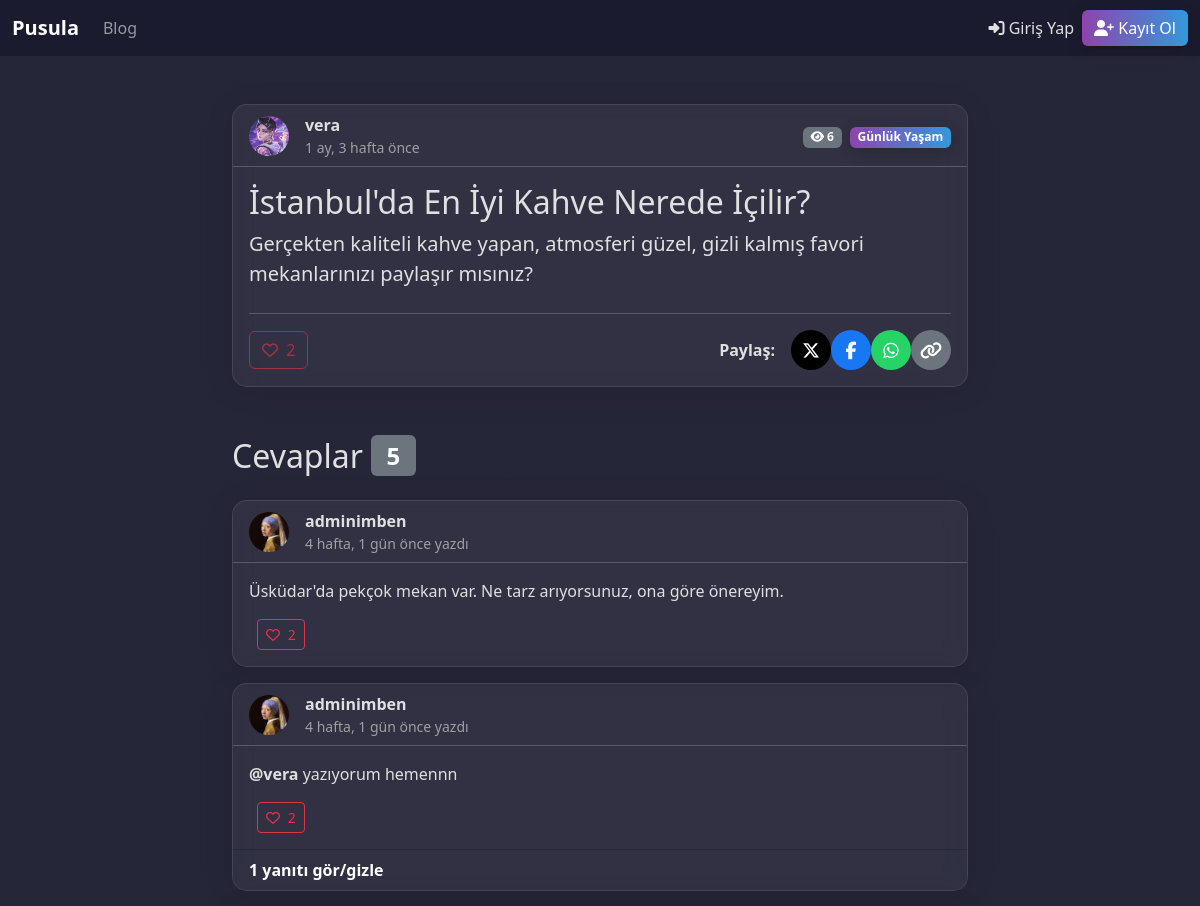
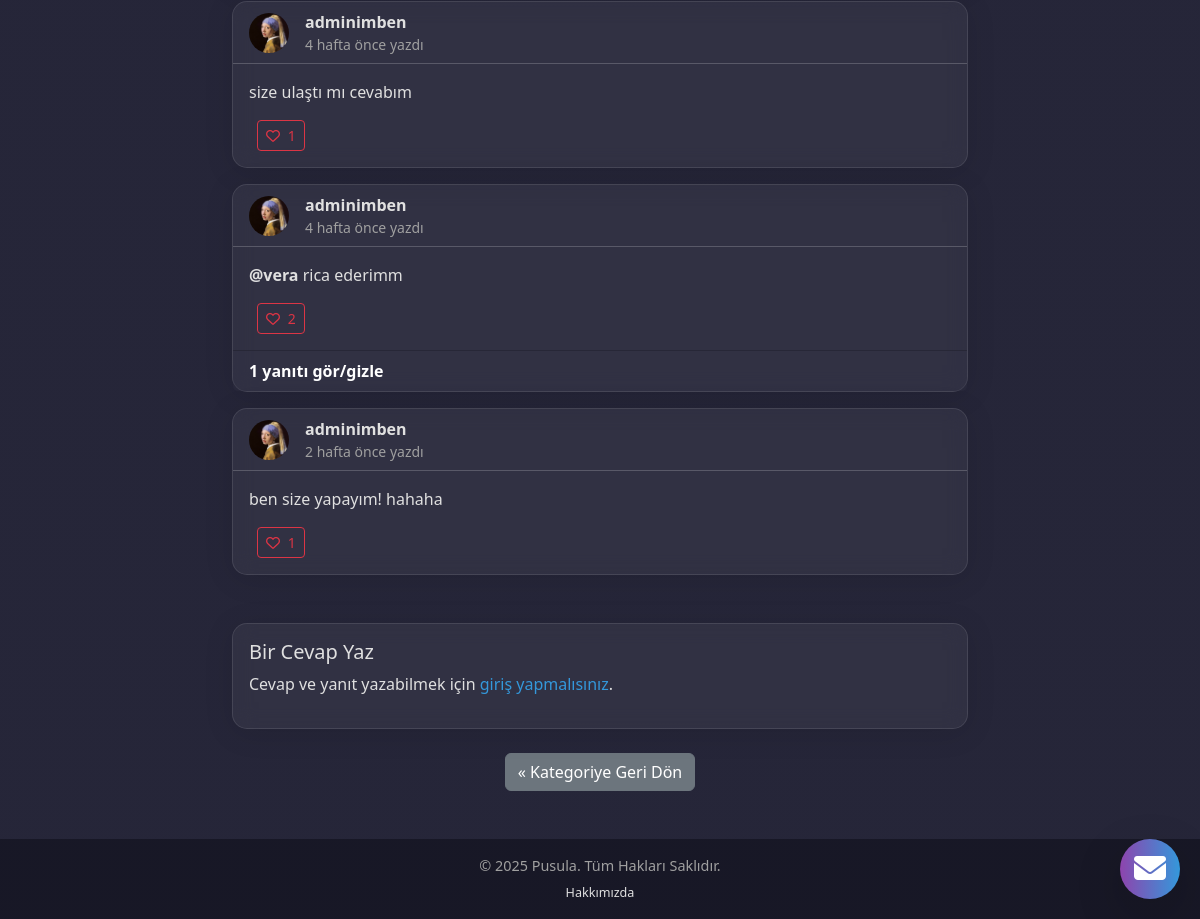
Page /konu/9/ on the committed database (2 pictures, top to bottom).
### forum/models.py (models this page shows, shortened)
class Konu(models.Model):
    baslik = models.CharField(max_length=255)
    icerik = models.TextField()
    kategori = models.ForeignKey(Kategori, on_delete=models.CASCADE)
    olusturan = models.ForeignKey(User, on_delete=models.CASCADE)
    olusturma_tarihi = models.DateTimeField(auto_now_add=True)
    goruntulenme_sayisi = models.IntegerField(default=0)
    begenenler = models.ManyToManyField(User, related_name='begenilen_konular', blank=True)

class Profil(models.Model):
    user = models.OneToOneField(User, on_delete=models.CASCADE)
    gorunen_ad = models.CharField(max_length=100, blank=True, verbose_name="Görünen Ad")
    foto = models.ImageField(upload_to='profil_fotolari/', null=True, blank=True)
    son_sifre_degistirme = models.DateTimeField(null=True, blank=True)

class Kategori(models.Model):
    ad = models.CharField(max_length=100)
    aciklama = models.CharField(max_length=255)
    class Meta:
        verbose_name_plural = "Kategoriler" # Yönetim panelinde daha güzel görünmesi için

class Cevap(models.Model):
    konu = models.ForeignKey(Konu, on_delete=models.CASCADE)
    icerik = models.TextField()
    yazan = models.ForeignKey(User, on_delete=models.CASCADE)
    yazilma_tarihi = models.DateTimeField(auto_now_add=True)
    begenenler = models.ManyToManyField(User, related_name='begenilen_cevaplar', blank=True)
    parent = models.ForeignKey('self', null=True, blank=True, on_delete=models.CASCADE, related_name='yanitlar')
    class Meta:
        ordering = ['yazilma_tarihi'] # Cevapları en eskiden yeniye doğru sırala
    @property
    def icerik_html(self):
        return re.sub(r'@(\w+)', r'<a class="profil-linki" href="/profil/\1/">@\1</a>', self.icerik)

### forum/views.py (the view)
# urls.py: path('konu/<int:konu_id>/', views.konu_detay, name='konu_detay'),
def konu_detay(request, konu_id):
    konu = get_object_or_404(Konu, pk=konu_id)
    session_key = f'viewed_topic_{konu.id}'
    if not request.session.get(session_key, False):
        konu.goruntulenme_sayisi += 1
        konu.save(update_fields=['goruntulenme_sayisi'])
        request.session[session_key] = True
    cevap_listesi = Cevap.objects.filter(konu=konu, parent__isnull=True).order_by('yazilma_tarihi')
    paginator = Paginator(cevap_listesi, 10)
    sayfa_numarasi = request.GET.get('page')
    sayfa_objeleri = paginator.get_page(sayfa_numarasi)
    if request.method == 'POST':
        cevap_formu = CevapForm(request.POST)
        if cevap_formu.is_valid():
            yeni_cevap = cevap_formu.save(commit=False)
            yeni_cevap.konu = konu
            yeni_cevap.yazan = request.user
            parent_id = request.POST.get('parent_id')
            if parent_id:
                try:
                    yeni_cevap.parent = Cevap.objects.get(id=parent_id)
                except Cevap.DoesNotExist:
                    pass
            yeni_cevap.save()
            return redirect(yeni_cevap.konu.get_absolute_url() + f'#cevap-{yeni_cevap.id}')
    else:
        cevap_formu = CevapForm()
    context = {
        'konu': konu,
        'cevaplar_listesi': sayfa_objeleri,
        'cevap_formu': cevap_formu,
    }
    return render(request, 'forum/konu_detay.html', context)

### forum/context_processors.py (called while the page is built)
def notifications_processor(request):
    if request.user.is_authenticated:
        okunmamis_bildirimler = Bildirim.objects.filter(kullanici=request.user, okundu=False)
        return {'okunmamis_bildirimler': okunmamis_bildirimler}
    return {}

### forum/templates/forum/konu_detay.html (shortened to what this page needs)
{% extends "forum/base.html" %}
{% load forum_tags %}
{% block content %}
<div class="container py-5">
    <div class="row justify-content-center">
        <div class="col-lg-8">
            <div class="card mb-5">
                <div class="card-header d-flex justify-content-between align-items-center">
                    <div class="d-flex align-items-center">
                        <img src="{% if konu.olusturan.profil and konu.olusturan.profil.foto %}{{ konu.olusturan.profil.foto.url }}{% else %}{% gravatar_url konu.olusturan.email 40 %}{% endif %}" class="me-3 avatar avatar-sm" alt="{{ konu.olusturan.username }}">
                        <div><a class="profil-linki" href="{% url 'forum:profil' konu.olusturan.username %}">{{ konu.olusturan.username }}</a><small class="d-block text-muted">{{ konu.olusturma_tarihi|timesince }} önce</small></div>
                    </div>
                    <div><span class="badge bg-secondary me-2"><i class="fas fa-eye"></i> {{ konu.goruntulenme_sayisi }}</span><a href="{% url 'forum:kategori_detay' konu.kategori.id %}" class="badge bg-primary text-decoration-none">{{ konu.kategori.ad }}</a></div>
                </div>
                <div class="card-body">
                    <h1 class="card-title h2">{{ konu.baslik }}</h1>
                    <p class="card-text fs-5 mb-4">{{ konu.icerik|safe }}</p>
                    <div class="d-flex justify-content-between align-items-center mt-3 pt-3 border-top">
    <div>
    {% if user.is_authenticated %}
        <a href="{% url 'forum:konu_begen' konu.pk %}" class="btn {% if user in konu.begenenler.all %}btn-danger{% else %}btn-outline-danger{% endif %} begen-butonu-konu" data-konu-id="{{ konu.pk }}">
            <i class="{% if user in konu.begenenler.all %}fas{% else %}far{% endif %} fa-heart"></i>
            <span class="ms-1" id="begeni-sayaci-konu-{{ konu.pk }}">{{ konu.begenenler.count }}</span>
        </a>
    {% else %}
        <a href="{% url 'forum:login' %}?next={{ request.path }}" class="btn btn-outline-danger disabled" title="Beğenmek için giriş yapmalısınız">
            <i class="far fa-heart"></i>
            <span class="ms-1">{{ konu.begenenler.count }}</span>
        </a>
    {% endif %}
</div>
                        <div class="d-flex align-items-center"><strong class="me-3">Paylaş:</strong><div class="share-buttons-container"><a href="https://twitter.com/intent/tweet?text={{ konu.baslik|urlencode }}&url={{ request.build_absolute_uri }}" target="_blank" class="share-btn btn-twitter" title="X'te Paylaş"><i class="fa-brands fa-x-twitter"></i></a><a href="https://www.facebook.com/sharer/sharer.php?u={{ request.build_absolute_uri }}" target="_blank" class="share-btn btn-facebook" title="Facebook'ta Paylaş"><i class="fa-brands fa-facebook-f"></i></a><a href="https://api.whatsapp.com/send?text={{ konu.baslik|urlencode }}%20{{ request.build_absolute_uri }}" target="_blank" class="share-btn btn-whatsapp" title="WhatsApp'ta Paylaş"><i class="fa-brands fa-whatsapp"></i></a><a href="{{ request.build_absolute_uri }}" class="share-btn btn-copy-link" id="copyLinkBtn" title="Linki Kopyala"><i class="fa-solid fa-link"></i></a></div></div>
                    </div>
                </div>
            </div>
            <h2 class="mb-4 d-flex align-items-center">Cevaplar <span class="badge bg-secondary ms-2">{{ cevaplar_listesi.paginator.count }}</span></h2>
            {% for cevap in cevaplar_listesi %}
            <div class="card mb-3" id="cevap-{{ cevap.id }}">
                <div class="card-header d-flex align-items-center">
                    <img src="{% if cevap.yazan.profil and cevap.yazan.profil.foto %}{{ cevap.yazan.profil.foto.url }}{% else %}{% gravatar_url cevap.yazan.email 40 %}{% endif %}" class="me-3 avatar avatar-sm" alt="{{ cevap.yazan.username }}">
                    <div><a class="profil-linki" href="{% url 'forum:profil' cevap.yazan.username %}">{{ cevap.yazan.username }}</a><small class="d-block text-muted">{{ cevap.yazilma_tarihi|timesince }} önce yazdı</small></div>
                </div>
                <div class="card-body">
                    <p class="card-text">{{ cevap.icerik_html|safe }}</p>
                    <div class="mt-3 d-flex align-items-center">
                        <a href="{% url 'forum:begen_cevap' cevap.id %}" class="btn {% if user in cevap.begenenler.all %}btn-danger{% else %}btn-outline-danger{% endif %} btn-sm begen-butonu ms-2" data-cevap-id="{{ cevap.id }}"><i class="{% if user in cevap.begenenler.all %}fas{% else %}far{% endif %} fa-heart"></i> <span class="ms-1" id="begeni-sayaci-cevap-{{ cevap.id }}">{{ cevap.begenenler.count }}</span>
</a>
                    </div>
                </div>
                {% if cevap.yanitlar.all %}
                <div class="card-footer" style="background-color: rgba(50, 50, 70, 0.3);">
                    <a class="d-block text-white text-decoration-none fw-bold" data-bs-toggle="collapse" href="#yanitlar-{{ cevap.id }}" role="button">{{ cevap.yanitlar.all.count }} yanıtı gör/gizle</a>
                </div>
                {% endif %}
            </div>
            {% empty %}
            <div class="card p-5 text-center"><p class="mb-0">Bu konuya henüz hiç cevap yazılmamış.</p></div>
            {% endfor %}
            <div class="card mt-5" id="cevap-formu-alani">
                <div class="card-body"><h5 class="card-title" id="cevap-formu-basligi">Bir Cevap Yaz</h5>{% if user.is_authenticated %}<form method="post">{% csrf_token %}<input type="hidden" name="parent_id" id="parent_id_input" value=""><div class="mb-3"><textarea name="icerik" cols="40" rows="5" class="form-control" placeholder="Cevabınızı buraya yazın..." required id="id_icerik"></textarea></div><button type="submit" class="btn btn-primary">Gönder</button><a href="#" id="yaniti-iptal-et" class="btn btn-secondary d-none ms-2">Yanıtı İptal Et</a></form>{% else %}<p>Cevap ve yanıt yazabilmek için <a href="{% url 'forum:login' %}?next={{ request.path }}">giriş yapmalısınız</a>.</p>{% endif %}</div>
            </div>
            <div class="text-center mt-4"><a href="{% url 'forum:kategori_detay' konu.kategori.id %}" class="btn btn-secondary">« Kategoriye Geri Dön</a></div>
        </div>
    </div>
</div>
{% endblock %}

### forum/templates/forum/base.html (style rules this page uses)
:root { --primary-color: #8e44ad; --secondary-color: #3498db; --dark-bg: #1a1a2e; --light-text: #e0e0e0; --muted-text-color: #a0a0a0; --card-bg: rgba(255, 255, 255, 0.05); }
body { background-image: linear-gradient(rgba(26, 26, 46, 0.95), rgba(26, 26, 46, 0.95)), url('https://images.unsplash.com/photo-1522202176988-66273c2fd55f?q=80&w=2071&auto=format&fit=crop'); background-attachment: fixed; background-size: cover; color: var(--light-text); font-family: 'Segoe UI', Tahoma, Geneva, Verdana, sans-serif; }
.card, .list-group-item, .dropdown-menu, .modal-content { background: var(--card-bg) !important; border-radius: 15px !important; border: 1px solid rgba(255, 255, 255, 0.1) !important; backdrop-filter: blur(10px); -webkit-backdrop-filter: blur(10px); box-shadow: 0 4px 30px rgba(0, 0, 0, 0.1) !important; color: var(--light-text); }
.card-header, .border-top, .dropdown-divider, .modal-header, .modal-footer { border-color: rgba(255, 255, 255, 0.2) !important; background: transparent; }
.btn-primary, .badge.bg-primary { background-image: linear-gradient(to right, var(--primary-color), var(--secondary-color)); border: none; transition: transform 0.2s ease; box-shadow: 0 4px 15px rgba(0, 0, 0, 0.2); }
a, a.profil-linki:hover { color: var(--secondary-color); text-decoration: none; }
a.profil-linki { color: var(--light-text); font-weight: bold; }
.list-group-item small, .text-muted { color: var(--muted-text-color) !important; }
.share-btn { display: inline-flex; align-items: center; justify-content: center; width: 40px; height: 40px; border-radius: 50%; color: white; text-decoration: none; transition: transform 0.2s ease; font-size: 1.1rem; }
.btn-twitter { background-color: #000000; }
.btn-facebook { background-color: #1877F2; }
.btn-whatsapp { background-color: #25D366; }
.btn-copy-link { background-color: #6c757d; }
.avatar { object-fit: cover; border-radius: 50%; }
.avatar-sm { width: 40px !important; height: 40px !important; }

### rows in the picture
Konu: olusturan.foto (picture), olusturan.username "vera", olusturma_tarihi "1 ay, 3 hafta", goruntulenme_sayisi "6", kategori.ad "Günlük Yaşam", baslik "İstanbul'da En İyi Kahve Nerede İçilir?", icerik "Gerçekten kaliteli kahve yapan, atmosferi güzel, gizli kalmış favori mekanlarınızı paylaşır mısınız?", begenenler.count "2"
Cevap: yazan.foto (picture), yazan.username "adminimben", yazilma_tarihi "4 hafta, 1 gün", icerik_html "Üsküdar'da pekçok mekan var. Ne tarz arıyorsunuz, ona göre önereyim.", begenenler.count "2"
Cevap: yazan.foto (picture), yazan.username "adminimben", yazilma_tarihi "4 hafta, 1 gün", icerik_html "@vera yazıyorum hemennn", begenenler.count "2", yanitlar.all.count "1"
Cevap: yazan.foto (picture), yazan.username "adminimben", yazilma_tarihi "4 hafta", icerik_html "size ulaştı mı cevabım", begenenler.count "1"
Cevap: yazan.foto (picture), yazan.username "adminimben", yazilma_tarihi "4 hafta", icerik_html "@vera rica ederimm", begenenler.count "2", yanitlar.all.count "1"
Cevap: yazan.foto (picture), yazan.username "adminimben", yazilma_tarihi "2 hafta", icerik_html "ben size yapayım! hahaha", begenenler.count "1"

### other values in the picture
{{ cevaplar_listesi.paginator.count }} "5"
